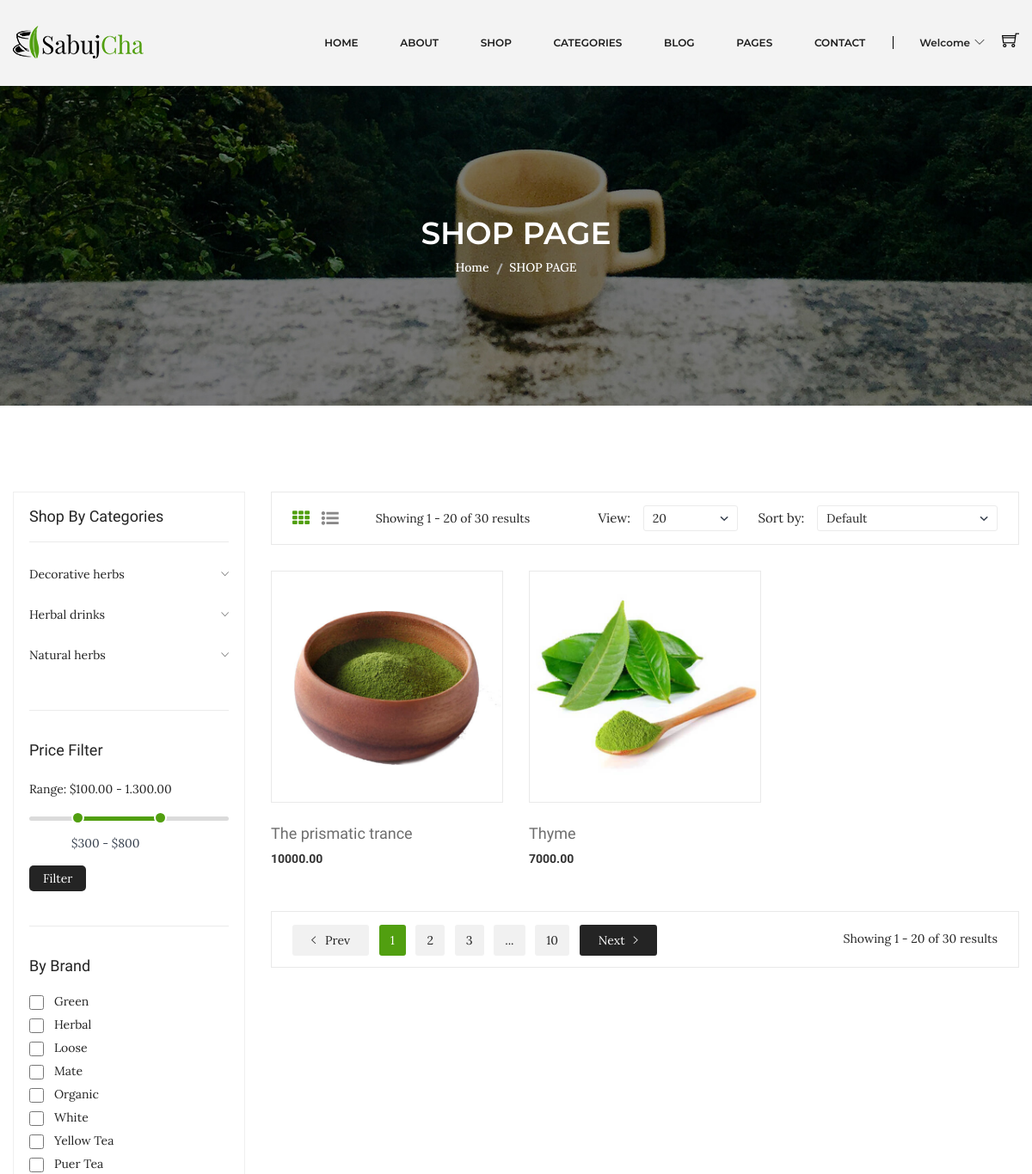
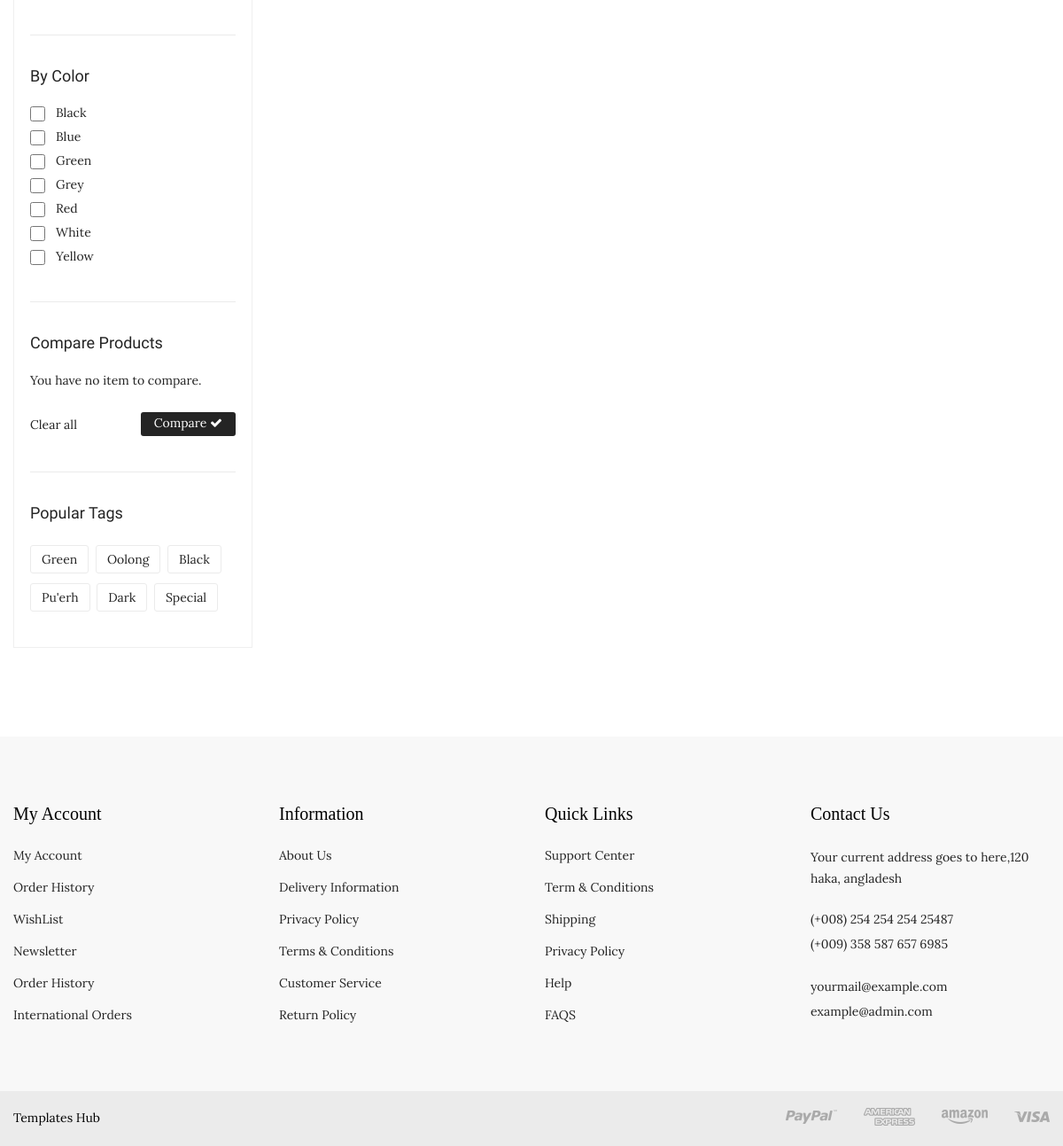
The app's page /code/shop.php?sub-cat=1 with its own data (2 pictures, top to bottom).
### tables this page shows
CREATE TABLE `products` (
  `id` int(10) UNSIGNED NOT NULL,
  `name_ar` varchar(100) NOT NULL,
  `name_en` varchar(100) NOT NULL,
  `details_ar` text NOT NULL,
  `details_en` text NOT NULL,
  `stock` int(11) DEFAULT NULL,
  `status` smallint(6) DEFAULT 1,
  `photo` varchar(255) DEFAULT 'default.jpg',
  `price` decimal(8,2) NOT NULL,
  `subcategory_id` int(10) UNSIGNED DEFAULT NULL,
  `created_id` timestamp NOT NULL DEFAULT current_timestamp(),
  `updated_id` timestamp NOT NULL DEFAULT current_timestamp() ON UPDATE current_timestamp()
);

CREATE TABLE `categories` (
  `id` int(10) UNSIGNED NOT NULL,
  `name_en` varchar(50) NOT NULL,
  `name_ar` varchar(50) NOT NULL,
  `status` tinyint(4) DEFAULT 1 COMMENT '1=> active  2=>not active',
  `created_at` timestamp NOT NULL DEFAULT current_timestamp(),
  `update_at` timestamp NOT NULL DEFAULT current_timestamp() ON UPDATE current_timestamp()
);

### code/application/database.php (called while the page is built, shortened)
<?php
class database
{
    private $dbname = 'e-commerce';
    private $dbpassword = '';
    private $dbusername = 'root';
    private $dbhost = 'localhost';
    private $mysqli;
    function __construct()
    {
        $this->mysqli = new mysqli($this->dbhost, $this->dbusername, $this->dbpassword, $this->dbname);
    }
    public function runDQL($query){
    $result=$this->mysqli->query($query);
    if( $result->num_rows > 0){
        return  $result ;
    }else{
        return [];
    }
    }
}

### code/application/product.php (called while the page is built, shortened)
<?php
include_once "database.php";
class product extends database implements operation {
private $subcategory_id;
    public function setsubcategory_id($subcategory_id)
    {
        $this->subcategory_id = $subcategory_id;
    }
   public function selectAlldatabycat_id(){
    $query = "SELECT `products`.* FROM `products` WHERE  `products`.`subcategory_id`=$this->subcategory_id " ;
    return $this->runDQL($query);
   }
}
?>

### code/application/category.php (called while the page is built, shortened)
<?php
include_once "database.php";
class category extends database implements operation {
    public function selectAllData()
    {
        $query = "SELECT `categories`.* FROM `categories` WHERE `categories`.`status` = 1 ORDER BY `categories`.`name_en` ASC";
       return $this->runDQL($query);
    }
}
?>

### code/shop.php (the view, shortened to what this page needs)
<?php
include_once "layouts/header.php";
include_once "../session11n/application/product.php";
include_once "application/category.php";
?>
<div class="breadcrumb-area bg-image-3 ptb-150">
    <div class="container">
        <div class="breadcrumb-content text-center">
            <h3>SHOP PAGE</h3>
            <ul>
                <li><a href="index.html">Home</a></li>
                <li class="active">SHOP PAGE</li>
            </ul>
        </div>
    </div>
</div>
<div class="shop-page-area ptb-100">
    <div class="container">
        <div class="row flex-row-reverse">
            <div class="col-lg-9">
                <div class="shop-topbar-wrapper">
                    <div class="shop-topbar-left">
                        <ul class="view-mode">
                            <li class="active"><a href="#product-grid" data-view="product-grid"><i class="fa fa-th"></i></a></li>
                            <li><a href="#product-list" data-view="product-list"><i class="fa fa-list-ul"></i></a></li>
                        </ul>
                        <p>Showing 1 - 20 of 30 results </p>
                    </div>
                    <div class="product-sorting-wrapper">
                        <div class="product-shorting shorting-style">
                            <label>View:</label>
                            <select>
                                <option value=""> 20</option>
                            </select>
                        </div>
                        <div class="product-show shorting-style">
                            <label>Sort by:</label>
                            <select>
                                <option value="">Default</option>
                            </select>
                        </div>
                    </div>
                </div>
                <div class="grid-list-product-wrapper">
                    <div class="product-grid product-view pb-20">
                        <div class="row">
                            <?php
                            $product = new product;
                            if (isset($_GET['sub-cat'])) {
                                if ($_GET['sub-cat'] && is_numeric($_GET['sub-cat'])) {
                                    $product->setsubcategory_id($_GET['sub-cat']);
                                    $productresult = $product->selectAlldatabycat_id();
                                } else {
                                    header("location:404.php");
                                }
                            } else {
                                $productresult = $product->selectAllData();
                            }
                            if ($productresult) {
                                $fetchproductresult = $productresult->fetch_all(MYSQLI_ASSOC);
                                foreach ($fetchproductresult as $key => $value) {
                            ?>
                                    <div class="product-width col-xl-4 col-lg-4 col-md-4 col-sm-6 col-12 mb-30">
                                        <div class="product-wrapper">
                                            <div class="product-img">
                                                <a href="product-details.html">
                                                    <img alt="" src="assets/img/product/<?php echo $value['photo']; ?>">
                                                </a>
                                                <div class="product-action">
                                                </div>
                                            </div>
                                            <div class="product-content text-left">
                                                <div class="product-hover-style">
                                                    <div class="product-title">
                                                        <h4>
                                                            <a href="product-details.html"><?php echo $value['name_en']; ?></a>
                                                        </h4>
                                                    </div>
                                                </div>
                                                <div class="product-price-wrapper">
                                                    <span><?php echo $value['price']; ?></span>
                                                </div>
                                            </div>
                                        </div>
                                    </div>
                                <?php }
                            } else {
                                $msg = "<div class='alert alert-danger'>no products yet</div>";
                                ?>
                                <div class="col-12"> <?php echo $msg ?></div>
                            <?php } ?>
                        </div>
                    </div>
                    <div class="pagination-total-pages">
                        <div class="pagination-style">
                            <ul>
                                <li><a class="prev-next prev" href="#"><i class="ion-ios-arrow-left"></i> Prev</a></li>
                                <li><a class="active" href="#">1</a></li>
                                <li><a href="#">2</a></li>
                                <li><a href="#">3</a></li>
                                <li><a href="#">...</a></li>
                                <li><a href="#">10</a></li>
                                <li><a class="prev-next next" href="#">Next<i class="ion-ios-arrow-right"></i> </a></li>
                            </ul>
                        </div>
                        <div class="total-pages">
                            <p>Showing 1 - 20 of 30 results </p>
                        </div>
                    </div>
                </div>
            </div>
            <div class="col-lg-3">
                <div class="shop-sidebar-wrapper gray-bg-7 shop-sidebar-mrg">
                    <div class="shop-widget">
                        <h4 class="shop-sidebar-title">Shop By Categories</h4>
                        <div class="shop-catigory">
                            <ul id="faq">
                                <?php
                                $category = new category;
                                $resultcat = $category->selectAllData();
                                if ($resultcat) {
                                    $fetchresultcat = $resultcat->fetch_all(MYSQLI_ASSOC);
                                    foreach ($fetchresultcat as $key => $value) {
                                ?>
                                                <li> <a data-toggle="collapse" data-parent="#faq" href="#shop-catigory-<?php echo $value['id'] ;?>"><?php echo $value['name_en'] ;?><i class="ion-ios-arrow-down"></i></a>
                                                        <li>
                                            <?php
                                        }
                                    } else { ?>
                                            <li class="mega-menu-title">there are no category</li>
                                        <?php }
                                        ?>
                                            </ul>
                        </div>
                    </div>
                    <div class="shop-price-filter mt-40 shop-sidebar-border pt-35">
                        <h4 class="shop-sidebar-title">Price Filter</h4>
                        <div class="price_filter mt-25">
                            <span>Range: $100.00 - 1.300.00 </span>
                            <div id="slider-range"></div>
                            <div class="price_slider_amount">
                                <div class="label-input">
                                    <input type="text" id="amount" name="price" placeholder="Add Your Price" />
                                </div>
                                <button type="button">Filter</button>
                            </div>
                        </div>
                    </div>
                    <div class="shop-widget mt-40 shop-sidebar-border pt-35">
                        <h4 class="shop-sidebar-title">By Brand</h4>
                        <div class="sidebar-list-style mt-20">
                            <ul>
                                <li><input type="checkbox"><a href="#">Green </a>
                                <li><input type="checkbox"><a href="#">Herbal </a></li>
                                <li><input type="checkbox"><a href="#">Loose </a></li>
                                <li><input type="checkbox"><a href="#">Mate </a></li>
                                <li><input type="checkbox"><a href="#">Organic </a></li>
                                <li><input type="checkbox"><a href="#">White </a></li>
                                <li><input type="checkbox"><a href="#">Yellow Tea </a></li>
                                <li><input type="checkbox"><a href="#">Puer Tea </a></li>
                            </ul>
                        </div>
                    </div>
                    <div class="shop-widget mt-40 shop-sidebar-border pt-35">
                        <h4 class="shop-sidebar-title">By Color</h4>
                        <div class="sidebar-list-style mt-20">
                            <ul>
                                <li><input type="checkbox"><a href="#">Black </a></li>
                                <li><input type="checkbox"><a href="#">Blue </a></li>
                                <li><input type="checkbox"><a href="#">Green </a></li>
                                <li><input type="checkbox"><a href="#">Grey </a></li>
                                <li><input type="checkbox"><a href="#">Red</a></li>
                                <li><input type="checkbox"><a href="#">White </a></li>
                                <li><input type="checkbox"><a href="#">Yellow </a></li>
                            </ul>
                        </div>
                    </div>
                    <div class="shop-widget mt-40 shop-sidebar-border pt-35">
                        <h4 class="shop-sidebar-title">Compare Products</h4>
                        <div class="compare-product">
                            <p>You have no item to compare. </p>
                            <div class="compare-product-btn">
                                <span>Clear all </span>
                                <a href="#">Compare <i class="fa fa-check"></i></a>
                            </div>
                        </div>
                    </div>
                    <div class="shop-widget mt-40 shop-sidebar-border pt-35">
                        <h4 class="shop-sidebar-title">Popular Tags</h4>
                        <div class="shop-tags mt-25">
                            <ul>
                                <li><a href="#">Green</a></li>
                                <li><a href="#">Oolong</a></li>
                                <li><a href="#">Black</a></li>
                                <li><a href="#">Pu'erh</a></li>
                                <li><a href="#">Dark </a></li>
                                <li><a href="#">Special</a></li>
                            </ul>
                        </div>
                    </div>
                </div>
            </div>
        </div>
    </div>
</div>
<?php include_once "layouts/footer.php" ?>

### records on screen
products: photo (picture), name_en "The prismatic trance", price "10000.00"
products: photo (picture), name_en "Thyme", price "7000.00"
categories: name_en "Decorative herbs"
categories: name_en "Herbal drinks"
categories: name_en "Natural herbs"
